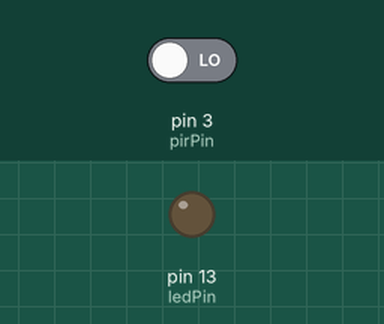
This sketch was run on a simulated Arduino Uno, built with avr-gcc and run on an emulated ATmega328P. Parts: output pins drawn as LEDs (lit = HIGH). The inputs (shaded band) are chosen by the test bench; at power-on: pin 3 (pirPin) LOW. The modem accepts every AT command (registered, SIM ready, sends succeed) and sends nothing else.

Above: at 17.2 s.
17.3 s: pin 3 (pirPin) driven HIGH
At 18.2 s:
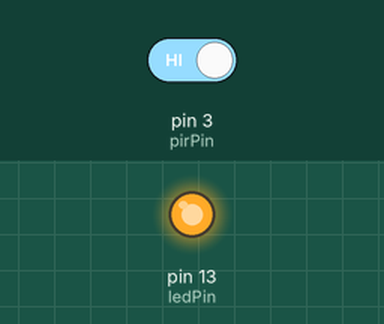
18.9 s: pin 3 (pirPin) driven LOW
At 21.3 s:
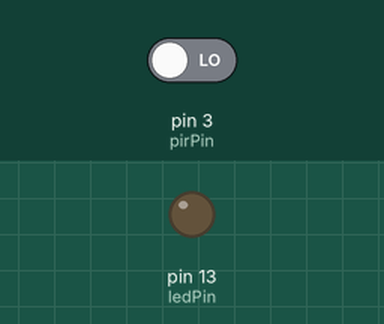
Timing chart, 0 to 22.8 s (numbered marks = the images above; inputs shaded):
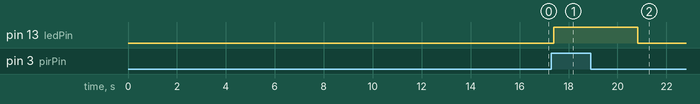

The sketch:

ESP8266_PIR.ino
```cpp
#include<SoftwareSerial.h>
SoftwareSerial esp(1,0); //For two way communication between server and esp8266 module

//WiFi Settings

// Set up macros for wifi and connection.
#define SSID "AbhiX007"		// SSID
#define PASS "!!Abhi23!!"      // Network Password
#define HOST "192.168.43.183"  // Webhost
//-------------------------------

//PIR Settings

//the time we give the sensor to calibrate (10-60 secs according to the datasheet)
int calibrationTime = 15;

//the amount of milliseconds the sensor has to be low

boolean lockLow = true;
//boolean takeLowTime;
int pirPin = 3;//the digital pin connected to the PIR sensor's output
int ledPin = 13;//for first led output
int motion = 2; //just for initialisation purpose
int long count = 0;

// Begin Setup
void setup(){
  esp.begin(115200);
  pinMode(pirPin, INPUT);
  pinMode(ledPin, OUTPUT);
  digitalWrite(pirPin, LOW);
  esp.println("AT");
  delay(1000);
  if(esp.find("OK")){
    //connectWiFi();
    esp.println("AT+CWMODE=1");
    String cmd="AT+CWJAP=\"";
    cmd+=SSID;
    cmd+="\",\"";
    cmd+=PASS;
    cmd+="\"";
    esp.println(cmd);
    delay(15000);

  }
}

void loop(){

  switch(digitalRead(pirPin) == HIGH) {
      case 1:
             delay(100);

             if(lockLow){
                  digitalWrite(ledPin, HIGH);
                  lockLow = false;
                  esp.println("Motion detected ");
                  String cmd = "AT+CIPSTART=\"TCP\",\""HOST"\",8095";
                  esp.println(cmd);
                  delay(100);
                  String cd = "GET /arduino/add_data.php?motionornot=";
                  cd += 1;
                  cd += " HTTP/1.1\r\nHost: 192.168.43.183\r\n\r\n\r\n";
                  delay(2000);
                  esp.print("AT+CIPSEND=");
                  esp.println(cd.length());
                  delay(1000);
                  esp.print(cd);
                  delay(200);
             }
          break;

    case 0:
            delay(100);


            if(!lockLow){
                  digitalWrite(ledPin, LOW);
                  lockLow = true;
                  esp.println("motion ended");
                  String cmd = "AT+CIPSTART=\"TCP\",\""HOST"\",8095";
                  esp.println(cmd);
                  delay(100);
                  String cd = "GET /arduino/add_data.php?motionornot=";
                  cd += 0;
                  cd += " HTTP/1.1\r\nHost: 192.168.43.183\r\n\r\n\r\n";
                  delay(2000);
                  esp.print("AT+CIPSEND=");
                  esp.println(cd.length());
                  delay(1000);
                  esp.print(cd);
                  delay(200);
            }
         break;
     default:
      delay(100);
      digitalWrite(ledPin, LOW);
      break;
  }
}
```

Measured:
- after the input at 17.3 s, pin 13 (ledPin): LOW → HIGH after 0.11 s
- after the input at 18.9 s, pin 13 (ledPin): HIGH → LOW after 1.9 s
